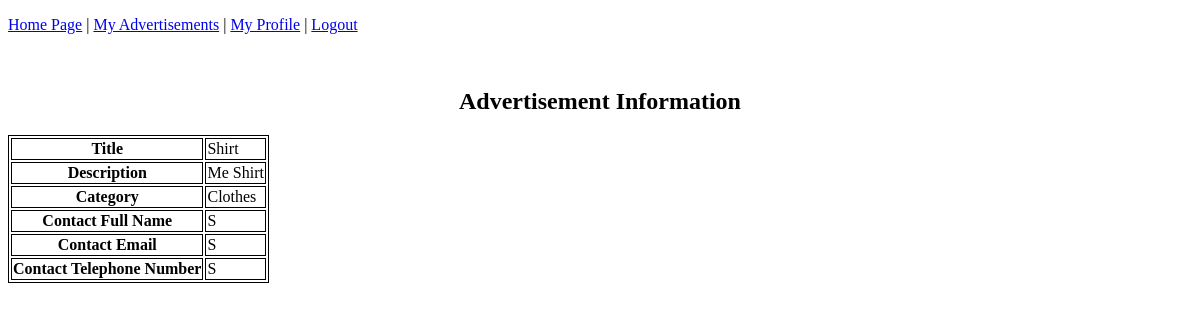
/view_advertisement/?aid=2 (signed in), run on the app's committed database.
### tables this page shows
CREATE TABLE Advertisement(aid INTEGER PRIMARY KEY AUTOINCREMENT,title TEXT,description TEXT,isactive BOOLEAN,username TEXT,cid INTEGER,FOREIGN KEY (cid) REFERENCES Category(cid),FOREIGN KEY (username) REFERENCES User(username));

CREATE TABLE Category(cid INTEGER PRIMARY KEY,cname TEXT);

### app.py (the view)
@app.route('/view_advertisement/', methods=["GET", "POST"])
def view_advertisement():
    if request.method == "GET":
        aid = request.args.get("aid")
        conn = sqlite3.connect(db_name)
        c = conn.cursor()
        c.execute("SELECT * FROM Advertisement INNER JOIN User on Advertisement.username = User.username WHERE aid=?",
                  (aid,))
        advertisement = c.fetchone()
        conn.close()
        if advertisement is None:
            return render_template("view_advertisement.html", error="Advertisement not found")
        if not advertisement[3]:
            return render_template("view_advertisement.html", error="Advertisement is not active")
        data = [advertisement[1], advertisement[2], dict(get_categories())[advertisement[5]], advertisement[8],
                advertisement[9], advertisement[10]]
        return render_template("view_advertisement.html", data=data)
    return render_template("view_advertisement.html", error="Advertisement not found")

### app.py (called while the page is built)
def get_categories():
    conn = sqlite3.connect(db_name)
    c = conn.cursor()
    c.execute("SELECT * FROM Category")
    categories = c.fetchall()
    conn.close()
    return categories

### templates/view_advertisement.html
{% extends 'base.html' %}
{% block header %}
    <h1 class="center">{% block title %}Advertisement Information{% endblock %}</h1>
{% endblock %}
{% block content %}
    {% if error %}
        <p class="error">Invalid/Inactive Advertisement.</p>
        <p>Please go back to <a href="/index">Homepage</a> to search again.</p>
    {% else %}
        <div>
            <table>
                <tr>
                    <th class="bold">Title</th>
                    <td>{{ data[0] }}</td>
                </tr>
                <tr>
                    <th class="bold">Description</th>
                    <td>{{ data[1] }}</td>
                </tr>
                <tr>
                    <th class="bold">Category</th>
                    <td>{{ data[2] }}</td>
                </tr>
                <tr>
                    <th class="bold">Contact Full Name</th>
                    <td>{{ data[3] }}</td>
                </tr>
                <tr>
                    <th class="bold">Contact Email</th>
                    <td>{{ data[4] }}</td>
                </tr>
                <tr>
                    <th class="bold">Contact Telephone Number</th>
                    <td>{{ data[5] }}</td>
                </tr>
            </table>
        </div>
    {% endif %}
{% endblock %}

### static/mystyle.css (style rules this page uses)
body { background-color: white; }
h1,p { color: black; }
table, th, td { border: 1px solid black; }
.center { text-align: center; margin-left: auto; margin-right: auto; }
.bold { font-weight: bold; }

### data on the page
Advertisement: title "Shirt", description "Me Shirt"
Category: cname "Clothes"

### other printed values
{{ data[3] }} "S"
{{ data[4] }} "S"
{{ data[5] }} "S"
